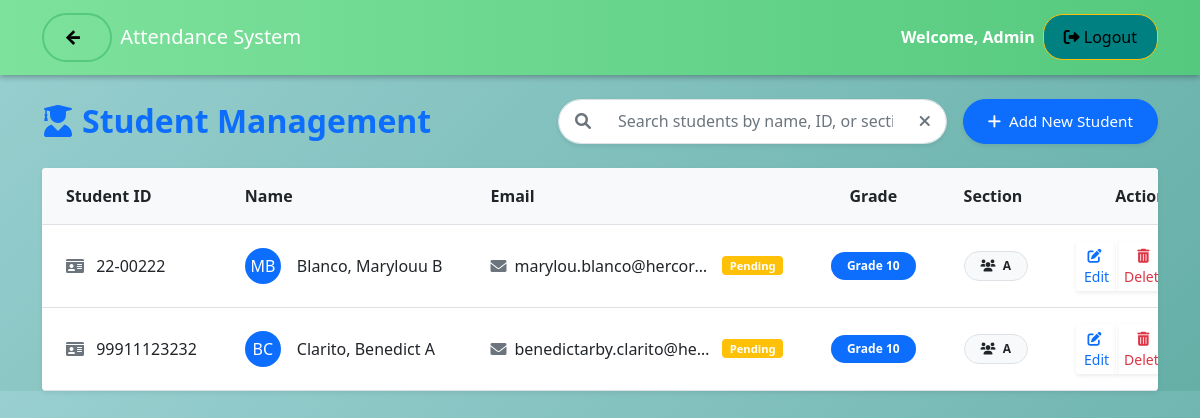
Page /admin/manage_students.php (signed in) on the committed database.
### tables this page shows
CREATE TABLE `students` (
  `student_id` varchar(20) NOT NULL,
  `firstname` varchar(50) NOT NULL,
  `lastname` varchar(50) NOT NULL,
  `middlename` varchar(50) DEFAULT NULL,
  `email` varchar(255) DEFAULT NULL,
  `grade_level` int(11) NOT NULL,
  `section_id` int(11) DEFAULT NULL
);

CREATE TABLE `sections` (
  `section_id` int(11) NOT NULL,
  `section_name` varchar(20) NOT NULL,
  `grade_level` int(11) NOT NULL
);

### admin/manage_students.php (the view, shortened to what this page needs)
<?php
include '../includes/header.php';
$query = "SELECT s.*, sec.section_name
          FROM students s
          LEFT JOIN sections sec ON s.section_id = sec.section_id
          ORDER BY s.lastname, s.firstname";
$students = $conn->query($query);
?>
<div class="row mb-4">
    <div class="col-12 d-flex flex-column flex-md-row justify-content-between align-items-stretch gap-3">
        <div class="d-flex align-items-center">
            <h2 class="mb-0 text-primary fw-bold d-flex align-items-center">
                <i class="fas fa-user-graduate me-2"></i>Student Management
            </h2>
        </div>
        <div class="d-flex flex-column flex-md-row gap-3" style="width: 100%; max-width: 600px;">
            <div class="input-group shadow-sm rounded-pill overflow-hidden" style="flex: 1 1 auto; min-width: 200px; height: 45px; border: 1px solid #dee2e6;">
                <span class="input-group-text bg-white border-0 px-3">
                    <i class="fas fa-search text-muted"></i>
                </span>
                <input type="text"
                       id="searchInput"
                       class="form-control border-0 shadow-none"
                       placeholder="Search students by name, ID, or section..."
                       style="height: 100%;">
                <button class="btn btn-outline-secondary border-0 bg-white"
                        type="button"
                        id="clearSearch"
                        style="padding: 0 1rem;">
                    <i class="fas fa-times text-muted"></i>
                </button>
            </div>
            <button type="button"
                    class="btn btn-primary rounded-pill shadow-sm px-4 d-flex align-items-center gap-2 flex-shrink-0"
                    data-bs-toggle="modal"
                    data-bs-target="#addStudentModal"
                    style="height: 45px; font-size: 0.95rem;">
                <i class="fas fa-plus"></i>
                <span>Add New Student</span>
            </button>
        </div>
    </div>
</div>
<div class="card shadow-sm border-0 rounded-4 overflow-hidden">
    <div class="card-body p-0">
        <div class="table-responsive" style="max-height: 700px;">
            <table class="table table-hover align-middle mb-0">
                <thead class="bg-light sticky-top">
                    <tr>
                        <th class="px-4 py-3 text-nowrap">Student ID</th>
                        <th class="px-4 py-3 text-nowrap">Name</th>
                        <th class="px-4 py-3 text-nowrap">Email</th>
                        <th class="px-4 py-3 text-nowrap text-center">Grade</th>
                        <th class="px-4 py-3 text-nowrap">Section</th>
                        <th class="px-4 py-3 text-nowrap text-end">Actions</th>
                    </tr>
                </thead>
                <tbody class="border-top-0">
                    <?php while ($student = $students->fetch_assoc()):
                        $fullName = $student['lastname'] . ', ' . $student['firstname'] . ' ' . $student['middlename'];
                        $stmt = $conn->prepare("SELECT email_verified FROM users WHERE reference_id = ? AND role = 'student'");
                        $stmt->bind_param("s", $student['student_id']);
                        $stmt->execute();
                        $result = $stmt->get_result();
                        $user = $result->fetch_assoc();
                        $isVerified = $user && $user['email_verified'];
                    ?>
                        <tr class="border-bottom">
                            <td class="px-4 py-3 fw-semibold text-nowrap">
                                <i class="fas fa-id-card me-2 text-muted"></i>
                                <?php echo $student['student_id']; ?>
                            </td>
                            <td class="px-4 py-3 text-nowrap">
                                <div class="d-flex align-items-center">
                                    <div class="avatar-sm rounded-circle bg-primary text-white d-flex align-items-center justify-content-center me-3" style="width: 36px; height: 36px;">
                                        <?php echo strtoupper(substr($student['firstname'], 0, 1) . substr($student['lastname'], 0, 1)); ?>
                                    </div>
                                    <div class="text-truncate" style="max-width: 200px;" title="<?php echo htmlspecialchars($fullName); ?>">
                                        <?php echo htmlspecialchars($fullName); ?>
                                    </div>
                                </div>
                            </td>
                            <td class="px-4 py-3">
                                <div class="d-flex align-items-center">
                                    <i class="fas fa-envelope me-2 text-muted"></i>
                                    <div class="text-truncate" style="max-width: 200px;" title="<?php echo htmlspecialchars($student['email']); ?>">
                                        <?php echo htmlspecialchars($student['email']); ?>
                                    </div>
                                    <span class="badge ms-2 <?php echo $isVerified ? 'bg-success' : 'bg-warning'; ?>" style="font-size: 0.7rem;">
                                        <?php echo $isVerified ? 'Verified' : 'Pending'; ?>
                                    </span>
                                </div>
                            </td>
                            <td class="px-4 py-3 text-center">
                                <span class="badge bg-primary rounded-pill px-3 py-2">
                                    Grade <?php echo $student['grade_level']; ?>
                                </span>
                            </td>
                            <td class="px-4 py-3">
                                <span class="badge bg-light text-dark border rounded-pill px-3 py-2">
                                    <i class="fas fa-users me-1 text-dark"></i>
                                    <?php echo htmlspecialchars($student['section_name']); ?>
                                </span>
                            </td>
                            <td class="px-4 py-3 text-end">
                                <div class="btn-group btn-group-sm" role="group">
                                    <button type="button"
                                            class="btn btn-outline-primary border-0 shadow-sm edit-student"
                                            data-id="<?php echo $student['student_id']; ?>"
                                            data-firstname="<?php echo htmlspecialchars($student['firstname']); ?>"
                                            data-lastname="<?php echo htmlspecialchars($student['lastname']); ?>"
                                            data-middlename="<?php echo htmlspecialchars($student['middlename']); ?>"
                                            data-email="<?php echo htmlspecialchars($student['email']); ?>"
                                            data-guardian-email="<?php echo htmlspecialchars($student['guardian_email'] ?? ''); ?>"
                                            data-grade="<?php echo $student['grade_level']; ?>"
                                            data-section="<?php echo $student['section_id']; ?>"
                                            title="Edit student">
                                        <i class="fas fa-edit me-1"></i> Edit
                                    </button>
                                    <button type="button"
                                            class="btn btn-outline-danger border-0 shadow-sm delete-student"
                                            data-id="<?php echo $student['student_id']; ?>"
                                            title="Delete student">
                                        <i class="fas fa-trash-alt me-1"></i>Delete
                                    </button>
                                </div>
                            </td>
                        </tr>
                    <?php endwhile; ?>
                </tbody>
            </table>
        </div>
    </div>
</div>
<?php include '../includes/footer.php'; ?>

### includes/header.php (style rules this page uses)
body { background: linear-gradient(135deg, #99CFD0, #65afa7); }

### admin/manage_students.php (style rules this page uses)
.input-group .btn-outline-secondary { border-color: #0b67c2ff; }
.input-group-text { min-width: 40px; justify-content: center; }

### rows in the picture
students: student_id "22-00222", firstname+lastname "MB", fullName "Blanco, Marylouu B", email "marylou.blanco@hercor…", grade_level "10", section.section_name "A"
students: student_id "99911123232", firstname+lastname "BC", fullName "Clarito, Benedict A", email "benedictarby.clarito@he…", grade_level "10", section.section_name "A"

### other values in the picture
$_SESSION['name'] "Admin"
